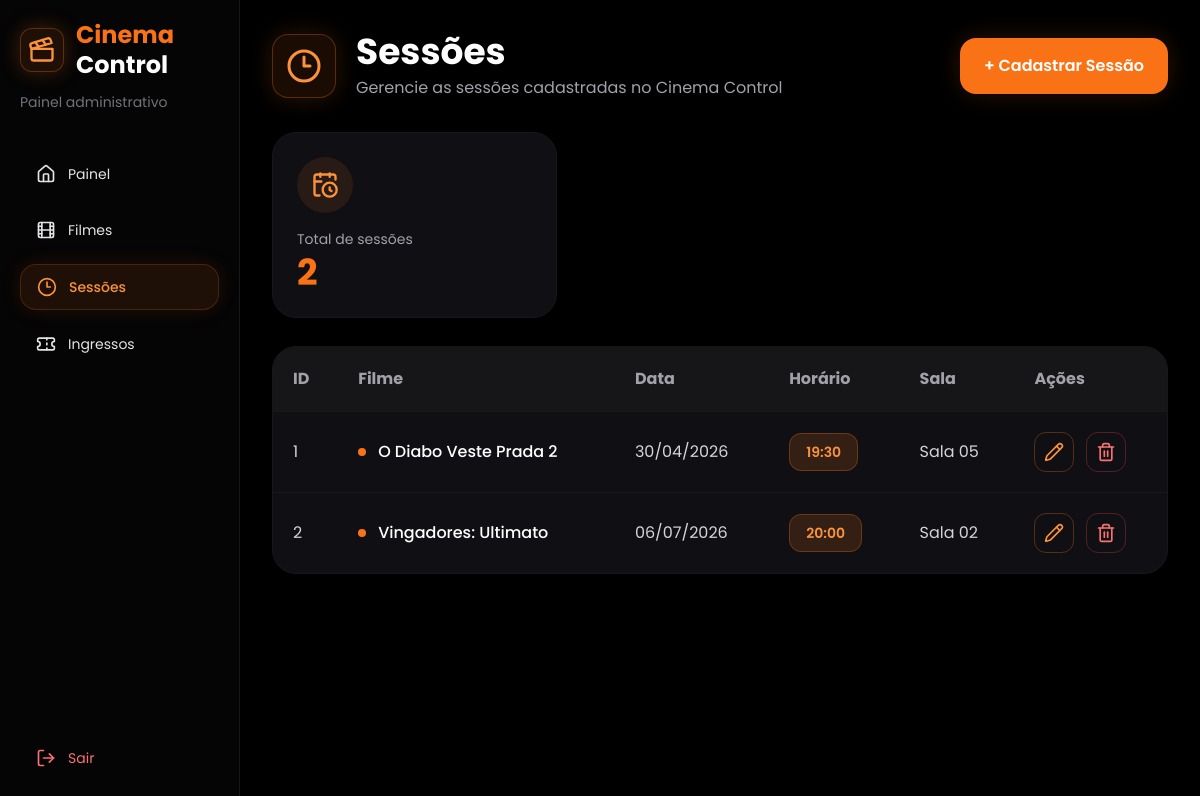
Page /paginas/sessoes/index.php (signed in) on the earlier database version.
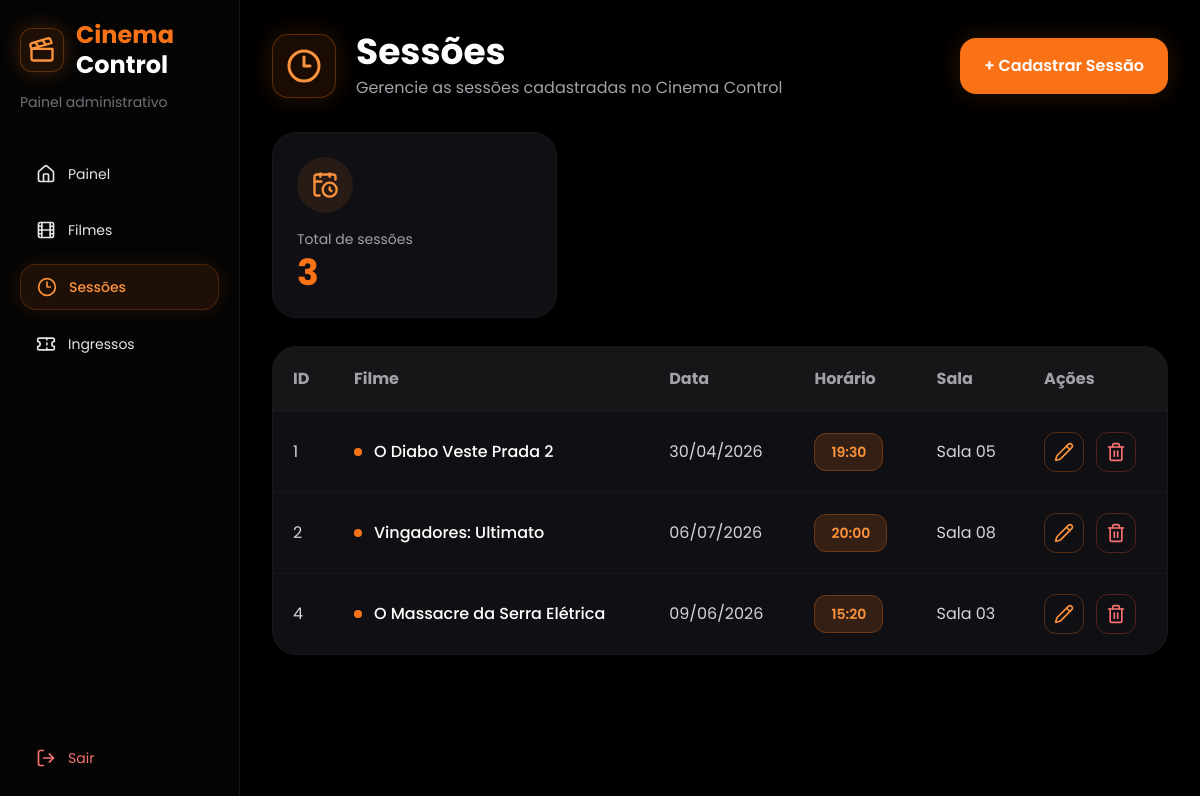
Same page on the later database version.
### tables this page shows
CREATE TABLE `sessoes` (
  `id` int NOT NULL,
  `filme_id` int NOT NULL,
  `data` date NOT NULL,
  `horario` time NOT NULL,
  `sala` varchar(50) NOT NULL
);

CREATE TABLE `filmes` (
  `id` int NOT NULL,
  `nome` varchar(255) NOT NULL,
  `genero` varchar(255) NOT NULL,
  `classificacao` varchar(10) NOT NULL
);

### paginas/sessoes/index.php (the view, shortened to what the changed rows need)
<?php
$pdo = getConexao();
$sql = "SELECT sessoes.*, filmes.nome AS nome_filme
        FROM sessoes
        INNER JOIN filmes ON sessoes.filme_id = filmes.id";
$stmt = $pdo->query($sql);
$sessoes = $stmt->fetchAll(PDO::FETCH_ASSOC);
$sql = "SELECT COUNT(*) AS total FROM sessoes";
$stmt = $pdo->query($sql);
$totalSessoes = $stmt->fetch(PDO::FETCH_ASSOC)['total'];
?>
<!DOCTYPE html>
<html lang="pt-br">
<head>
    <script src="https://cdn.tailwindcss.com"></script>
</head>
<body class="bg-black text-white flex min-h-screen">
    <aside class="w-60 min-h-screen bg-[#050505] border-r border-zinc-900 flex flex-col justify-between p-5">
        <div>
            <div class="mb-10">
                <div class="flex items-center gap-3 mb-3">
                    <h1 class="text-2xl font-bold leading-tight">
                        <span class="text-orange-500">Cinema</span><br>
                        Control
                    </h1>
                </div>
            </div>
        </div>
    </aside>
    <main class="flex-1 p-8">
        <div class="flex items-center justify-between mb-8">
            <div class="flex items-center gap-5">
                <div>
                    <h1 class="text-4xl font-bold">Sessões</h1>
                </div>
            </div>
        </div>
        <section class="grid grid-cols-1 md:grid-cols-3 gap-5 mb-7">
            <div class="bg-[#101014] border border-zinc-900 rounded-3xl p-6">
                <div class="w-14 h-14 rounded-full bg-orange-500/10 flex items-center justify-center mb-4">
                    <i data-lucide="calendar-clock" class="w-7 h-7 text-orange-400"></i>
                </div>
                <p class="text-zinc-400 text-sm">Total de sessões</p>
                <h2 class="text-4xl font-bold text-orange-500 mt-1">
                    <?php echo $totalSessoes; ?>
                </h2>
            </div>
        </section>
        <div class="bg-[#101014] border border-zinc-900 rounded-3xl overflow-hidden">
            <table class="w-full">
                <thead class="bg-zinc-900/80">
                    <tr>
                        <th class="text-left p-5 text-zinc-400">ID</th>
                        <th class="text-left p-5 text-zinc-400">Filme</th>
                        <th class="text-left p-5 text-zinc-400">Data</th>
                        <th class="text-left p-5 text-zinc-400">Horário</th>
                        <th class="text-left p-5 text-zinc-400">Sala</th>
                        <th class="text-left p-5 text-zinc-400">Ações</th>
                    </tr>
                </thead>
                <tbody>
                    <?php foreach($sessoes as $sessao): ?>
                        <tr class="border-t border-zinc-900 hover:bg-zinc-900/50 transition">
                            <td class="p-5 text-zinc-300">
                                <?php echo $sessao['id']; ?>
                            </td>
                            <td class="p-5 font-medium">
                                <div class="flex items-center gap-3">
                                    <span class="w-2 h-2 rounded-full bg-orange-500"></span>
                                    <?php echo htmlspecialchars($sessao['nome_filme']); ?>
                                </div>
                            </td>
                            <td class="p-5 text-zinc-300">
                                <?php echo date('d/m/Y', strtotime($sessao['data'])); ?>
                            </td>
                            <td class="p-5">
                                <span class="bg-orange-500/15 text-orange-400 border border-orange-500/30 px-4 py-2 rounded-xl text-sm font-semibold">
                                    <?php echo date('H:i', strtotime($sessao['horario'])); ?>
                                </span>
                            </td>
                            <td class="p-5 text-zinc-300">
                                <?php echo htmlspecialchars($sessao['sala']); ?>
                            </td>
                            <td class="p-5">
                                <div class="flex gap-3">
                                    <a href="editar.php?id=<?php echo $sessao['id']; ?>" class="w-10 h-10 flex items-center justify-center rounded-xl border border-orange-500/30 text-orange-400 hover:bg-orange-500/10 transition">
                                        <i data-lucide="pencil" class="w-5 h-5"></i>
                                    </a>
                                    <a href="delete.php?id=<?php echo $sessao['id']; ?>" onclick="return confirm('Tem certeza que deseja excluir?')" class="w-10 h-10 flex items-center justify-center rounded-xl border border-red-500/30 text-red-400 hover:bg-red-500/10 transition">
                                        <i data-lucide="trash-2" class="w-5 h-5"></i>
                                    </a>
                                </div>
                            </td>
                        </tr>
                    <?php endforeach; ?>
                </tbody>
            </table>
        </div>
    </main>
</body>
</html>

Differences in the rows shown:
changed sessoes "Vingadores: Ultimato": sala "Sala 02" → "Sala 08"
added sessoes: id "4", filme.nome "O Massacre da Serra Elétrica", data "09/06/2026", horario "15:20", sala "Sala 03"
Other differences:
$totalSessoes: "2" → "3"
